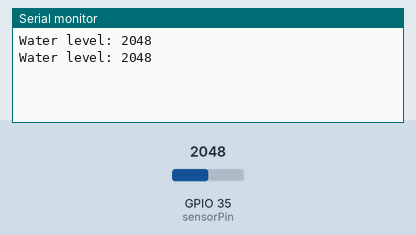
Bench run of a sketch on a simulated ESP32. Parts: the last lines printed to the serial monitor. Inputs (shaded band) come from the test bench; at power-on: GPIO 35 (sensorPin) = 2048.

Above: at 4.8 s.
4.9 s: GPIO 35 (sensorPin) set to 2866
At 9.1 s:
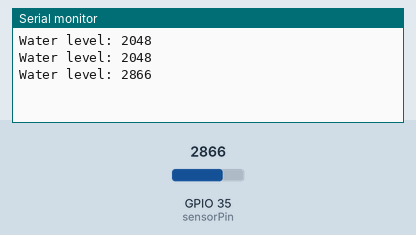
9.9 s: GPIO 35 (sensorPin) set to 3603
At 12.5 s:
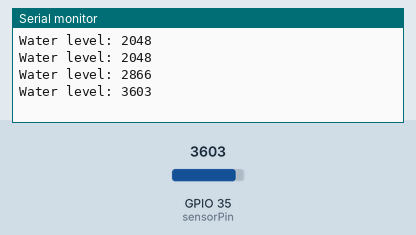
Timing chart, 0 to 14.0 s (numbered marks = the images above; inputs shaded):
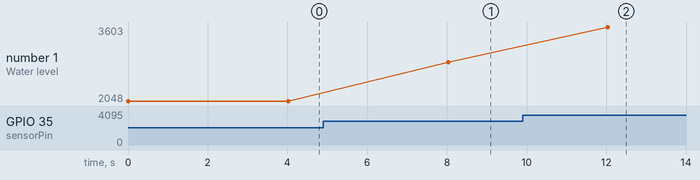

Measured:
- after the input at 4.9 s, the serial monitor: prints a new line after 3.1 s (image 1)
- after the input at 9.9 s, the serial monitor: prints a new line after 2.1 s (image 2)
- plotted number 1: 2048 → 2866 after the input at 4.9 s, 2866 → 3603 after the input at 9.9 s

The sketch:

new_code_water_level.ino
```cpp
// Sensor pins
#define sensorPower 32
#define sensorPin 35

int val = 0; // Value for storing water level

void setup()
{
	pinMode(sensorPower, OUTPUT); 	// Set D7 as an OUTPUT
	digitalWrite(sensorPower, LOW); // Set to LOW so no power flows through the sensor

	Serial.begin(115200);
}

void loop()
{
	int level = readSensor();  	   // Get the reading from the function below and print it

	Serial.print("Water level: ");
	Serial.println(level);

	delay(4000);
}

//This is a function used to get the reading
int readSensor()
{
	digitalWrite(sensorPower, HIGH);	// Turn the sensor ON
	delay(10);
	val = analogRead(sensorPin);	    // Read the analog value form sensor
	digitalWrite(sensorPower, LOW);		// Turn the sensor OFF
	return val;							          // send current reading
}
```
